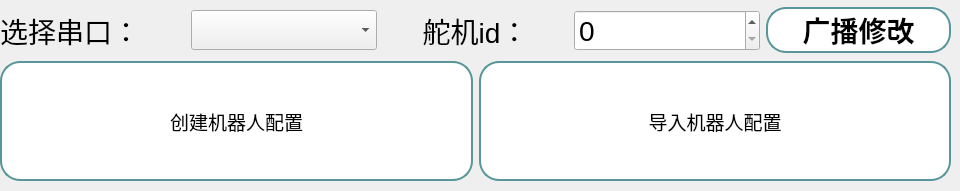
     <widget class="QWidget" name="tab">
      <attribute name="title">
       <string>基础配置界面</string>
      </attribute>
      <widget class="QWidget" name="layoutWidget">
       <property name="geometry">
        <rect>
         <x>0</x>
         <y>60</y>
         <width>951</width>
         <height>122</height>
        </rect>
       </property>
       <layout class="QHBoxLayout" name="horizontalLayout_5">
        <item>
         <widget class="QPushButton" name="pushButton_create">
          <property name="minimumSize">
           <size>
            <width>50</width>
            <height>120</height>
           </size>
          </property>
          <property name="font">
           <font>
            <pointsize>14</pointsize>
           </font>
          </property>
          <property name="styleSheet">
           <string notr="true">QPushButton {
    background: white;  /* 背景色为白色 */
    border: 2px solid #59969b;  /* 设置边框颜色和宽度 */
    border-radius: 20px;  /* 圆角边框 */ 
}

QPushButton:hover {
    background: #f0f0f0;  /* 悬停时背景颜色变化 */
    border-color: #4a7b87;  /* 悬停时边框颜色变化 */
}

QPushButton:pressed {
    background: #e0e0e0;  /* 按下时背景颜色变化 */
    border-color: #3e6c72;  /* 按下时边框颜色变化 */
}
</string>
          </property>
          <property name="text">
           <string>创建机器人配置</string>
          </property>
         </widget>
        </item>
        <item>
         <widget class="QPushButton" name="pushButton_importinit">
          <property name="minimumSize">
           <size>
            <width>50</width>
            <height>120</height>
           </size>
          </property>
          <property name="maximumSize">
           <size>
            <width>620</width>
            <height>16777215</height>
           </size>
          </property>
          <property name="font">
           <font>
            <pointsize>14</pointsize>
           </font>
          </property>
          <property name="styleSheet">
           <string notr="true">QPushButton {
    background: white;  /* 背景色为白色 */
    border: 2px solid #59969b;  /* 设置边框颜色和宽度 */
    border-radius: 20px;  /* 圆角边框 */ 
}

QPushButton:hover {
    background: #f0f0f0;  /* 悬停时背景颜色变化 */
    border-color: #4a7b87;  /* 悬停时边框颜色变化 */
}

QPushButton:pressed {
    background: #e0e0e0;  /* 按下时背景颜色变化 */
    border-color: #3e6c72;  /* 按下时边框颜色变化 */
}
</string>
          </property>
          <property name="text">
           <string>导入机器人配置</string>
          </property>
         </widget>
        </item>
       </layout>
      </widget>
      <widget class="QWidget" name="layoutWidget">
       <property name="geometry">
        <rect>
         <x>0</x>
         <y>0</y>
         <width>951</width>
         <height>61</height>
        </rect>
       </property>
       <layout class="QHBoxLayout" name="horizontalLayout_6">
        <item>
         <widget class="QLabel" name="label_2">
          <property name="font">
           <font>
            <pointsize>21</pointsize>
           </font>
          </property>
          <property name="text">
           <string>选择串口：</string>
          </property>
         </widget>
        </item>
        <item>
         <widget class="QComboBox" name="comboBox_ports">
          <property name="minimumSize">
           <size>
            <width>0</width>
            <height>40</height>
           </size>
          </property>
          <property name="font">
           <font>
            <pointsize>10</pointsize>
           </font>
          </property>
         </widget>
        </item>
        <item>
         <widget class="QLabel" name="labelID">
          <property name="minimumSize">
           <size>
            <width>20</width>
            <height>20</height>
           </size>
          </property>
          <property name="font">
           <font>
            <pointsize>21</pointsize>
            <bold>false</bold>
           </font>
          </property>
          <property name="text">
           <string>舵机id：</string>
          </property>
          <property name="alignment">
           <set>Qt::AlignmentFlag::AlignCenter</set>
          </property>
         </widget>
        </item>
        <item>
         <widget class="QSpinBox" name="spinBox_ID">
          <property name="minimumSize">
           <size>
            <width>20</width>
            <height>20</height>
           </size>
          </property>
          <property name="font">
           <font>
            <pointsize>21</pointsize>
            <bold>false</bold>
           </font>
          </property>
          <property name="maximum">
           <number>20</number>
          </property>
         </widget>
        </item>
        <item>
         <widget class="QPushButton" name="pushButton_broadcast">
          <property name="font">
           <font>
            <pointsize>21</pointsize>
            <bold>true</bold>
           </font>
          </property>
          <property name="styleSheet">
           <string notr="true">QPushButton {
    background: white;  /* 背景色为白色 */
    border: 2px solid #59969b;  /* 设置边框颜色和宽度 */
    border-radius: 20px;  /* 圆角边框 */ 
}

QPushButton:hover {
    background: #f0f0f0;  /* 悬停时背景颜色变化 */
    border-color: #4a7b87;  /* 悬停时边框颜色变化 */
}

QPushButton:pressed {
    background: #e0e0e0;  /* 按下时背景颜色变化 */
    border-color: #3e6c72;  /* 按下时边框颜色变化 */
}
</string>
          </property>
          <property name="text">
           <string>广播修改</string>
          </property>
         </widget>
        </item>
       </layout>
      </widget>
     </widget>
